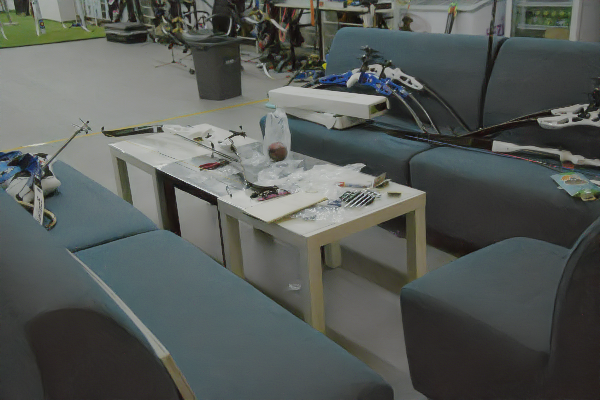
#> input picture HVI-CIDNet/output/HVIFirst/00697.png, 600 x 400 px, given in place of 50_gt.png, which was not available
$ python holdout_fit_00739.py
#> lines starting #> are read from the running program, lines starting #| are printed output that depends on the picture; after the words box and inside, x2 and y2 are one past the last pixel; in counts of white or black regions, pixels touching at a corner belong together; pictures that were not available may be replaced by others from this repository, and a replacement may not be noted
# E1 留出法全局拟合: 黄墙变灰是"整张图的白平衡/色调偏了"还是"只有墙这块变灰"?
#   只用墙以外的像素拟合一个全局颜色变换, 再作用到黄墙上:
#   - 若是全局去黄(白平衡误判), 墙外像素也被去黄 -> 拟合出"加黄"的变换 -> 墙恢复, 且墙外中性像素偏蓝
#   - 若是局部变灰, 墙外像素基本是对的 -> 变换接近恒等 -> 墙仍灰, 中性像素不偏
#   色度用"区域在线性光下取平均后的 C*", 不受逐像素噪声抬高色度的影响.
#   3x3+偏置 的留出拟合外推时本身会去饱和 (ReDDiT 也会掉 0.1-0.2), 逐通道增益的留出拟合对 ReDDiT 无偏, 以它为准.
# GT 与低光输入取自 ReDDiT 测试结果目录 (按文件名排序, 序号 k 对应 id 00689+k; 低光图去掉上下 8、左右 4 像素的 padding).
# Diff-Retinex 的 100 张输出在提交 25a64fa 之后从 master 删除, 缺失时跳过; 结果 txt 里的 Diff-Retinex 行用的是 25a64fa 中的文件.
# 用法 (仓库根目录): python analysis/holdout_fit_00739.py
import os, numpy as np
from PIL import Image
from skimage.color import rgb2lab
from scipy.ndimage import binary_dilation, distance_transform_edt
RD='ReDDiT/experiments/lolv2_test_real/lolv2_test_real_numstep_4_w_snr_0.2_w_gt_0.2_w_lpips_0.1_260921_193705/results'
RX='Retinexformer/results_color_exp'
L=lambda p: np.asarray(Image.open(p).convert('RGB')).astype(float)/255
METHODS={'Retinexformer':'orig','RF-A':'A','RF-A200':'A_seed200','RF-B':'B','RF-B200':'B_seed200','RF-C':'C','RF-D':'D','HVI':'HVI','Diff-Retinex':'Diff-Retinex','ReDDiT':'ReDDiT'}
def path(m,i):
    d=METHODS[m]
    if d=='ReDDiT': return f'{RD}/output/{int(i)-689}_normal.png'
    if d=='HVI': return f'HVI-CIDNet/output/HVIFirst/{i}.png'
    if d=='Diff-Retinex': return f'Diff-Retinex/experiments/Diff_Retinex_val_261008_104214/results/{i}.png'
    return f'{RX}/{d}/test/{i}.png'
def lin(x): return np.where(x<=0.04045,x/12.92,((x+0.055)/1.055)**2.4)
def srgb(x): x=np.clip(x,0,1); return np.where(x<=0.0031308,12.92*x,1.055*x**(1/2.4)-0.055)
def chroma_of_mean(img,mask): l=rgb2lab(srgb(lin(img)[mask].mean(0))[None,None])[0,0]; return np.hypot(l[1],l[2])
B=8  # 8x8 块平均后再拟合, 减小输出噪声导致的斜率衰减
def blk(x): h,w=x.shape[0]//B*B,x.shape[1]//B*B; return x[:h,:w].reshape(h//B,B,w//B,B,-1).mean((1,3))

i='00739'; g=L(f'{RD}/gt/{int(i)-689}_gt.png'); lg=rgb2lab(g)
#> after `lg = rgb2lab(g)`: lg: shape (400, 600, 3) float64; mean of channels 0, 1, 2 37.1, -2.4, 1.3
wall=np.load('analysis/wall_mask_00739.npy'); near=binary_dilation(wall,iterations=15)
#> (reads analysis/wall_mask_00739.npy from the repository)
neutral=(np.hypot(lg[...,1],lg[...,2])<6)&~near
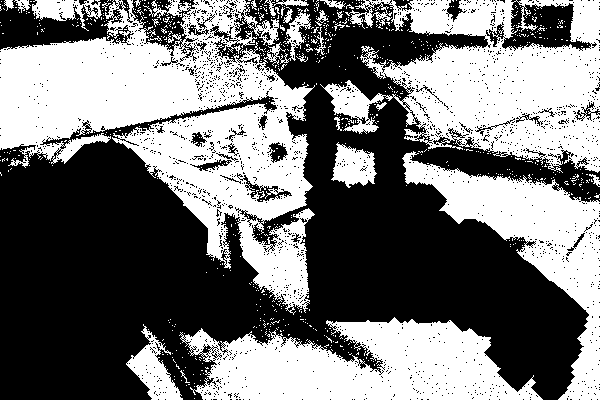
#> neutral: shape (400, 600) bool; 46.3% white; 754 white regions (727 under 20 px), largest, box (x1, y1, x2, y2) and area: (0, 0, 315, 315) 44460, (320, 0, 600, 173) 26311, (179, 317, 543, 400) 19347
fm=blk((~near)[...,None].astype(float))[...,0]>0.999
Cg=chroma_of_mean(g,wall)
#> in lin, `def lin(x): return np.where(x<=0.04045,x/12.92,((x+0.055)/1.055)**2.4)`:
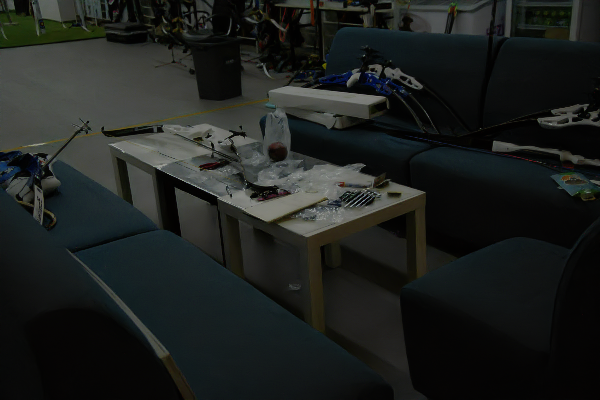
#> returned value: shape (400, 600, 3) float64; mean of channels 0, 1, 2 0.117, 0.129, 0.121; drawn as R, G, B
#> in srgb, `x = np.clip(x, 0, 1)`: x = [0.0802, 0.0963, 0.0942]
#> in chroma_of_mean, `l = rgb2lab(srgb(lin(img)[mask].mean(0))[None, None])[0, 0]`: l = [36.5, -3.14, -0.474]
#> Cg = 3.18
for m in [m for m in METHODS if not os.path.exists(path(m,i))]: print(f'缺少 {m} 的输出 ({path(m,i)}), 跳过'); METHODS.pop(m)
print(f'黄墙像素 {wall.sum()}, 墙外(扩 15px 后)用于拟合的 8x8 块 {fm.sum()}, 墙外 GT 中性像素 {neutral.sum()}; GT 黄墙区域均值色度 C*={Cg:.1f}\n')
#| 黄墙像素 40561, 墙外(扩 15px 后)用于拟合的 8x8 块 2212, 墙外 GT 中性像素 111079; GT 黄墙区域均值色度 C*=3.2
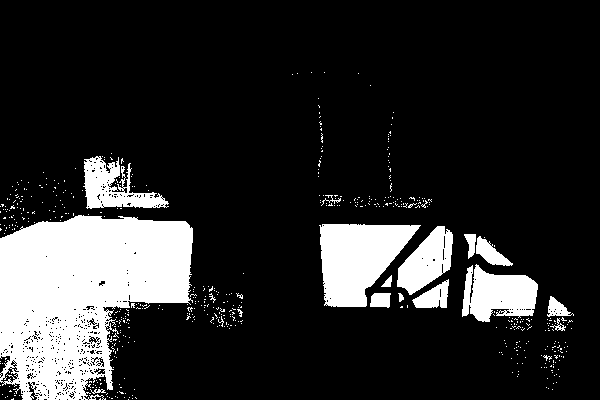
#> wall: shape (400, 600) bool; 16.9% white; 547 white regions (528 under 20 px), largest, box (x1, y1, x2, y2) and area: (0, 215, 193, 400) 24433, (319, 224, 421, 307) 5503, (462, 264, 538, 322) 2978
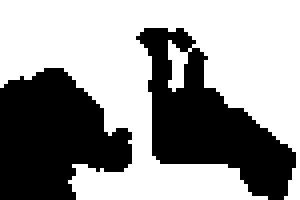
#> fm: shape (50, 75) bool (shown 4 times larger); 59% white; 2 black regions, box (x1, y1, x2, y2) and area: (0, 17, 33, 50) 776, (34, 7, 74, 50) 762
print('方法            原始 | 墙外拟合: 逐通道增益 | 墙外拟合: 3x3+偏置(参考) || 墙外中性像素 Δa*   Δb*')
for m in METHODS:
    o=L(path(m,i)); ob,gb=blk(lin(o)),blk(lin(g))
    k=(ob[fm]*gb[fm]).sum(0)/(ob[fm]**2).sum(0)
    X=np.c_[ob[fm],np.ones(fm.sum())]; M=np.linalg.lstsq(X,gb[fm],rcond=None)[0]
    o_aff=srgb(np.clip(np.c_[lin(o).reshape(-1,3),np.ones(o.size//3)]@M,0,1).reshape(o.shape))
    dn=(rgb2lab(o)-lg)[neutral].mean(0)
    print(f'{m:14s}  {chroma_of_mean(o,wall)/Cg:.2f} |        {chroma_of_mean(srgb(lin(o)*k),wall)/Cg:.2f}          |          {chroma_of_mean(o_aff,wall)/Cg:.2f}            ||        {dn[1]:+5.2f} {dn[2]:+5.2f}')

print('\n== 墙内按"到墙边界的距离"分层的色度保持率')
d=distance_transform_edt(wall); bins=[(1,5),(5,15),(15,30),(30,60)]; mks=[(d>=a)&(d<b) for a,b in bins]
#> after `d = distance_transform_edt(wall)`:
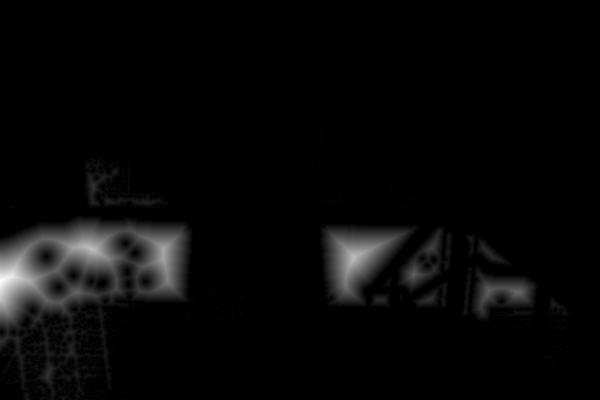
#> d: shape (400, 600) float64; min 0, max 43.19, mean 1.4; drawn with min black and max white
#> after `mks = [(d >= a) & (d < b) for a, b in bins]`: mks = 4 items
print('方法           '+'  '.join(f'{a:>3}-{b:<3}px' for a,b in bins))
print('像素数         '+'  '.join(f'{x.sum():>9d}' for x in mks))
#| 像素数             18746      14304       6845        666
for m in METHODS:
    o=L(path(m,i))
    print(f'{m:14s} '+'  '.join(f'{chroma_of_mean(o,x)/chroma_of_mean(g,x):9.2f}' for x in mks))
